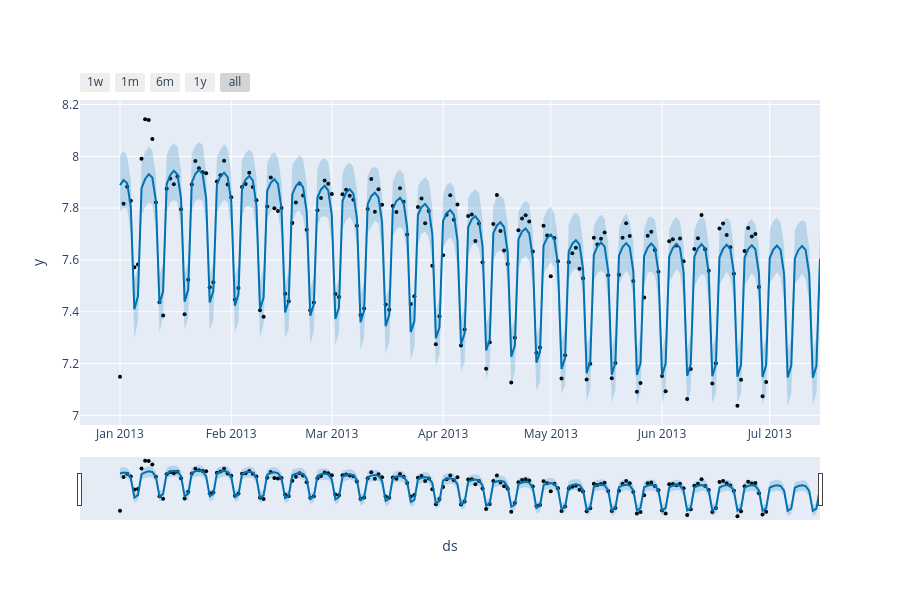

The notebook cell saved with this chart:
### Markdown cell above
### Interactive Model Visualisation

We can visualise the model & its components in an interactive manner as below. 

Please note that unfortunately GitHub does not currently support interactive `plotly` plots, so you will need to open this notebook with a Jupyter notebook environment for the interactions to work.

### Code cell
# need to have the plotly module installed for the following to work

from prophet.plot import plot_plotly, plot_components_plotly

plot_plotly(model, forecast)

### Figure 1 — Plotly figure (JSON) as saved in the notebook; plotly's stock layout.template omitted (floating-point values rounded to 4 significant figures; data arrays with more than 128 entries replaced by an {"elided": "..."} marker saying what was removed)
{"data": [{"marker": {"color": "black", "size": 4}, "mode": "markers", "name": "Actual", "type": "scatter", "x": {"elided": "181 str values"}, "y": {"elided": "181 float values"}}, {"hoverinfo": "skip", "line": {"width": 0}, "mode": "lines", "type": "scatter", "x": {"elided": "196 str values"}, "y": {"elided": "196 float values"}}, {"fill": "tonexty", "fillcolor": "rgba(0, 114, 178, 0.2)", "line": {"color": "#0072B2", "width": 2}, "mode": "lines", "name": "Predicted", "type": "scatter", "x": {"elided": "196 str values"}, "y": {"elided": "196 float values"}}, {"fill": "tonexty", "fillcolor": "rgba(0, 114, 178, 0.2)", "hoverinfo": "skip", "line": {"width": 0}, "mode": "lines", "type": "scatter", "x": {"elided": "196 str values"}, "y": {"elided": "196 float values"}}], "layout": {"height": 600, "showlegend": false, "width": 900, "xaxis": {"autorange": true, "range": ["2012-12-20 20:34:17.1429", "2013-07-15"], "rangeselector": {"buttons": [{"count": 7, "label": "1w", "step": "day", "stepmode": "backward"}, {"count": 1, "label": "1m", "step": "month", "stepmode": "backward"}, {"count": 6, "label": "6m", "step": "month", "stepmode": "backward"}, {"count": 1, "label": "1y", "step": "year", "stepmode": "backward"}, {"step": "all"}]}, "rangeslider": {"autorange": true, "range": ["2012-12-20 20:34:17.1429", "2013-07-15"], "visible": true, "yaxis": {"_template": null, "rangemode": "match"}}, "title": {"text": "ds"}, "type": "date"}, "yaxis": {"autorange": true, "range": [6.963, 8.218], "title": {"text": "y"}, "type": "linear"}}}
